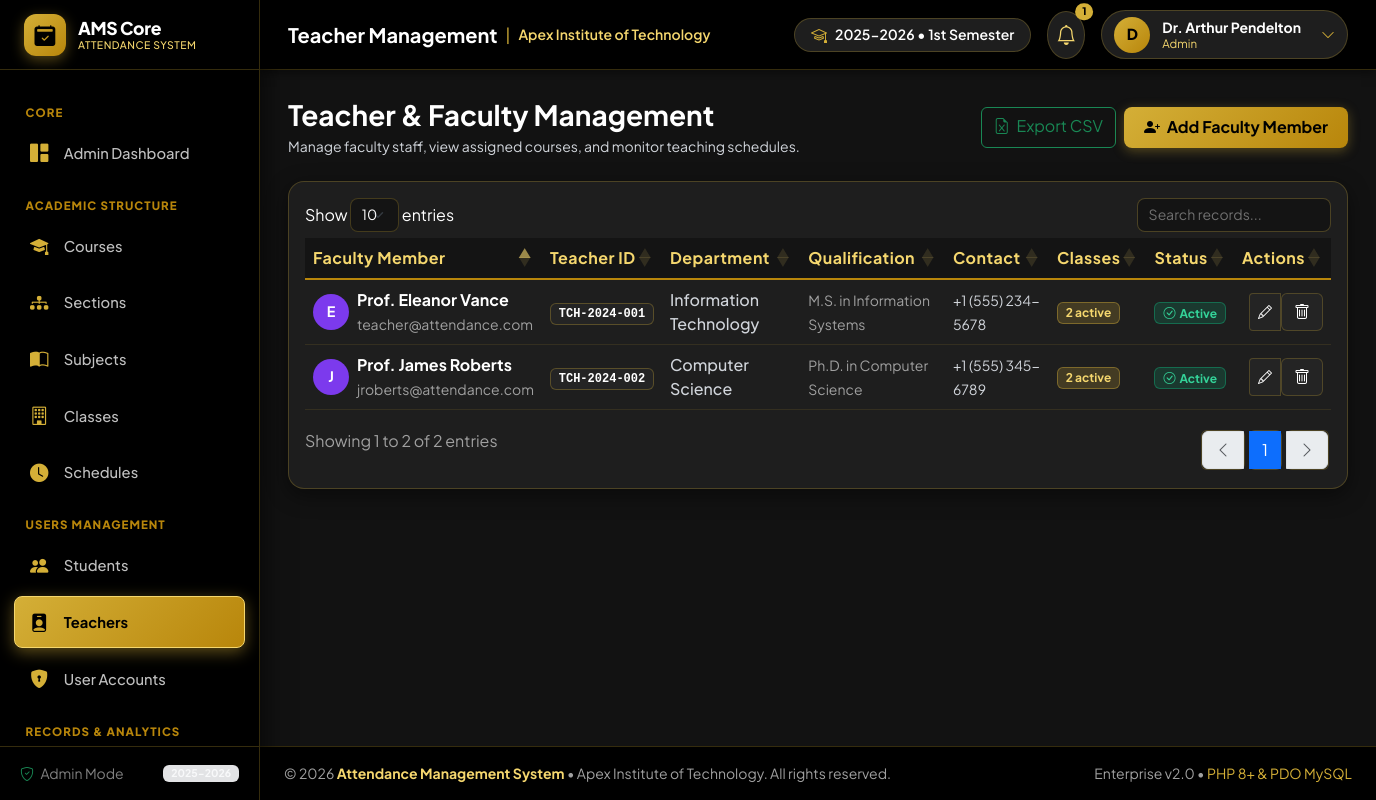
Page /teachers.php (signed in) on the committed database.
### tables this page shows
CREATE TABLE `teachers` (
  `id` INT AUTO_INCREMENT PRIMARY KEY,
  `user_id` INT UNIQUE NULL,
  `teacher_id` VARCHAR(30) NOT NULL UNIQUE,
  `first_name` VARCHAR(50) NOT NULL,
  `last_name` VARCHAR(50) NOT NULL,
  `email` VARCHAR(100) NOT NULL UNIQUE,
  `contact_number` VARCHAR(20) NULL,
  `department` VARCHAR(100) DEFAULT 'Information Technology',
  `qualification` VARCHAR(100) DEFAULT 'Master of Science in Information Technology',
  `status` ENUM('active', 'inactive') DEFAULT 'active',
  `date_hired` DATE NULL,
  `created_at` TIMESTAMP DEFAULT CURRENT_TIMESTAMP,
  FOREIGN KEY (`user_id`) REFERENCES `users` (`id`) ON DELETE SET NULL,
  INDEX `idx_teachers_department` (`department`)
);

### config.php (called while the page is built, shortened)
<?php
spl_autoload_register(function ($class) {
    $modelFile = ROOT_PATH . '/models/' . $class . '.php';
    $controllerFile = ROOT_PATH . '/controllers/' . $class . '.php';
});
require_once ROOT_PATH . '/config/database.php';

### database.php (called while the page is built, shortened)
<?php
class Database {
    private static $instance = null;
    private $pdo;
    private $host = '127.0.0.1';
    private $dbname = 'attendance_management';
    private $user = 'root';
    private $pass = '';
    private $charset = 'utf8mb4';
    private function __construct() {
        $dsn = "mysql:host={$this->host};dbname={$this->dbname};charset={$this->charset}";
        $options = [
            PDO::ATTR_ERRMODE            => PDO::ERRMODE_EXCEPTION,
            PDO::ATTR_DEFAULT_FETCH_MODE => PDO::FETCH_ASSOC,
            PDO::ATTR_EMULATE_PREPARES   => false,
            PDO::MYSQL_ATTR_INIT_COMMAND => "SET NAMES utf8mb4 COLLATE utf8mb4_unicode_ci"
        ];
        try {
            $this->pdo = new PDO($dsn, $this->user, $this->pass, $options);
        } catch (PDOException $e) {
            die("Database connection failed: " . htmlspecialchars($e->getMessage()));
        }
    }
    public static function getInstance() {
        if (self::$instance === null) {
            self::$instance = new self();
        }
        return self::$instance;
    }
    public function getConnection() {
        return $this->pdo;
    }
}

### Teacher.php (called while the page is built, shortened)
<?php
require_once __DIR__ . '/../config/database.php';
class Teacher {
    private $db;
    public function __construct() {
        $this->db = Database::getInstance()->getConnection();
    }
    public function getAll($filters = []) {
        $sql = "
            SELECT t.*, u.username, u.avatar,
                   COUNT(DISTINCT c.id) as total_classes,
                   COUNT(DISTINCT ce.student_id) as total_students
            FROM teachers t
            LEFT JOIN users u ON t.user_id = u.id
            LEFT JOIN classes c ON c.teacher_id = t.id AND c.status = 'active'
            LEFT JOIN class_enrollments ce ON ce.class_id = c.id
            WHERE 1=1
        ";
        $params = [];
        $sql .= " GROUP BY t.id ORDER BY t.last_name ASC, t.first_name ASC";
        $stmt = $this->db->prepare($sql);
        $stmt->execute($params);
        return $stmt->fetchAll();
    }
}

### teachers.php (the view, shortened to what this page needs)
<?php
require_once __DIR__ . '/../config/config.php';
require_once __DIR__ . '/../includes/functions.php';
require_once __DIR__ . '/../models/Teacher.php';
$teacherModel = new Teacher();
$filters = [
    'department' => $_GET['department'] ?? '',
    'status'     => $_GET['status'] ?? '',
    'search'     => $_GET['search'] ?? ''
];
$teachers = $teacherModel->getAll($filters);
require_once __DIR__ . '/../views/layouts/header.php';
require_once __DIR__ . '/../views/layouts/sidebar.php';
require_once __DIR__ . '/../views/layouts/navbar.php';
?>
<div class="d-flex flex-column flex-md-row justify-content-between align-items-md-center gap-3 mb-4">
    <div>
        <h3 class="fw-bold text-dark mb-1">Teacher & Faculty Management</h3>
        <p class="text-secondary small mb-0">Manage faculty staff, view assigned courses, and monitor teaching schedules.</p>
    </div>
    <div class="d-flex gap-2 flex-wrap">
        <a href="<?= BASE_URL ?>/admin/teachers.php?export=csv" class="btn btn-outline-success">
            <i class="bi bi-file-earmark-excel me-1"></i> Export CSV
        </a>
        <button type="button" class="btn btn-primary" data-bs-toggle="modal" data-bs-target="#addTeacherModal">
            <i class="bi bi-person-plus-fill me-1"></i> Add Faculty Member
        </button>
    </div>
</div>
<div class="card-modern">
    <div class="card-body p-0">
        <div class="table-responsive p-3">
            <table class="table table-hover align-middle datatable w-100">
                <thead class="table-light">
                    <tr>
                        <th>Faculty Member</th>
                        <th>Teacher ID</th>
                        <th>Department</th>
                        <th>Qualification</th>
                        <th>Contact</th>
                        <th>Classes</th>
                        <th>Status</th>
                        <th class="text-end">Actions</th>
                    </tr>
                </thead>
                <tbody>
                    <?php foreach ($teachers as $t): ?>
                        <tr>
                            <td>
                                <div class="d-flex align-items-center gap-2">
                                    <div class="rounded-circle bg-purple text-white fw-bold d-flex align-items-center justify-content-center" style="width: 36px; height: 36px; background: #7c3aed; font-size: 0.9rem;">
                                        <?= strtoupper(substr($t['first_name'], 0, 1)) ?>
                                    </div>
                                    <div>
                                        <div class="fw-bold text-dark">Prof. <?= e($t['first_name']) ?> <?= e($t['last_name']) ?></div>
                                        <small class="text-muted"><?= e($t['email']) ?></small>
                                    </div>
                                </div>
                            </td>
                            <td>
                                <span class="badge bg-light text-dark border font-monospace"><?= e($t['teacher_id']) ?></span>
                            </td>
                            <td><span class="fw-medium text-secondary"><?= e($t['department']) ?></span></td>
                            <td><small class="text-muted"><?= e($t['qualification']) ?></small></td>
                            <td><small class="text-secondary"><?= e($t['contact_number'] ?: 'N/A') ?></small></td>
                            <td>
                                <span class="badge bg-primary-subtle text-primary border border-primary-subtle">
                                    <?= (int)($t['total_classes'] ?? 0) ?> active
                                </span>
                            </td>
                            <td><?= get_status_badge($t['status']) ?></td>
                            <td class="text-end">
                                <div class="btn-group btn-group-sm">
                                    <button type="button" class="btn btn-light border edit-teacher-btn"
                                            data-teacher='<?= json_encode($t) ?>'
                                            title="Edit Teacher">
                                        <i class="bi bi-pencil"></i>
                                    </button>
                                    <form method="POST" action="<?= BASE_URL ?>/admin/teachers.php" class="d-inline">
                                        <button type="button" class="btn btn-light border text-danger btn-delete-confirm" title="Delete Teacher">
                                            <i class="bi bi-trash"></i>
                                        </button>
                                    </form>
                                </div>
                            </td>
                        </tr>
                    <?php endforeach; ?>
                </tbody>
            </table>
        </div>
    </div>
</div>
<?php
require_once __DIR__ . '/../views/layouts/footer.php';
?>

### functions.php (shortened to what this page needs)
<?php
require_once __DIR__ . '/../config/config.php';
function e($string) {
    return htmlspecialchars((string)$string, ENT_QUOTES, 'UTF-8');
}
function get_status_badge($status) {
    $status = strtoupper($status);
    switch ($status) {
        case 'ACTIVE':
            return '<span class="badge bg-success-subtle text-success border border-success-subtle px-2 py-1"><i class="bi bi-check-circle me-1"></i>Active</span>';
    }
}

### style.css (style rules this page uses)
:root { --gold: #D4AF37; --gold-dark: #B8860B; --gold-light: #F5D76E; --black: #000000; --bg-dark: #121212; --bg-card: #1E1E1E; --bg-card-header: #171717; --bg-input: #141414; --text-white: #FFFFFF; --text-gold-light: #F5D76E; --text-muted: #A0A0A0; --text-secondary: #D1D5DB; --gold-subtle: rgba(212, 175, 55, 0.12); --gold-border: rgba(212, 175, 55, 0.25); --gold-border-strong: rgba(212, 175, 55, 0.55); --gold-gradient: linear-gradient(135deg, #D4AF37 0%, #B8860B 100%); --gold-gradient-hover: linear-gradient(135deg, #F5D76E 0%, #D4AF37 100%); --gold-dashboard-bg: linear-gradient(135deg, #E2BF53 0%, #D4AF37 40%, #B8860B 100%); --primary: var(--gold); --primary-hover: var(--gold-dark); --primary-light: var(--gold-subtle); --primary-gradient: var(--gold-gradient); --navy-dark: var(--black); --navy-surface: var(--bg-card); --navy-border: var(--gold-border); --navy-muted: var(--text-muted); --bg-light: var(--bg-dark); --surface-light: var(--bg-card); --border-color: var(--gold-border); --text-primary: var(--text-white); --sidebar-width: 260px; --topbar-height: 70px; --radius-sm: 8px; --radius-md: 12px; --radius-lg: 16px; --radius-xl: 20px; --shadow-subtle: 0 2px 10px rgba(0, 0, 0, 0.5); --shadow-card: 0 6px 22px rgba(0, 0, 0, 0.45); --shadow-elevated: 0 12px 32px rgba(0, 0, 0, 0.65); }
*, *::before, *::after { box-sizing: border-box; }
body { font-family: 'Plus Jakarta Sans', -apple-system, BlinkMacSystemFont, "Segoe UI", Roboto, sans-serif; background-color: var(--bg-dark); color: var(--text-white); min-height: 100vh; overflow-x: hidden; }
a { color: var(--gold-light); text-decoration: none; transition: color 0.2s ease; }
.text-dark { color: var(--text-white) !important; }
.text-secondary { color: var(--text-secondary) !important; }
.text-muted { color: var(--text-muted) !important; }
.text-primary { color: var(--gold) !important; }
.card-modern { background: var(--bg-card); border: 1px solid var(--gold-border); border-radius: var(--radius-lg); box-shadow: var(--shadow-card); margin-bottom: 1.75rem; overflow: hidden; color: var(--text-white); }
.card-modern .card-body { padding: 1.5rem; color: var(--text-white); }
.table { --bs-table-bg: var(--bg-card); --bs-table-color: var(--text-white); --bs-table-border-color: rgba(212, 175, 55, 0.15); color: var(--text-white); margin-bottom: 0; }
.table > thead { background-color: var(--bg-dark); }
.table > thead th, .table-light, .table-light th { background-color: #141414 !important; color: var(--text-gold-light) !important; border-bottom: 2px solid var(--gold-dark) !important; font-weight: 700; letter-spacing: 0.03em; }
.table tbody tr { background-color: var(--bg-card); border-bottom: 1px solid rgba(212, 175, 55, 0.12); }
.table tbody td { background-color: var(--bg-card); color: var(--text-white); vertical-align: middle; }
.btn-primary { background: var(--gold-gradient) !important; color: var(--black) !important; font-weight: 700 !important; border: none !important; border-radius: var(--radius-sm); padding: 0.55rem 1.25rem; box-shadow: 0 3px 12px rgba(212, 175, 55, 0.35); transition: all 0.2s ease; }
.btn-light { background: #242424 !important; color: var(--text-white) !important; border: 1px solid var(--gold-border) !important; }
.badge.bg-light { background-color: #242424 !important; color: var(--text-white) !important; border: 1px solid rgba(212, 175, 55, 0.3) !important; }
.badge.bg-primary, .badge.bg-primary-subtle { background-color: rgba(212, 175, 55, 0.2) !important; color: var(--text-gold-light) !important; border: 1px solid rgba(212, 175, 55, 0.4) !important; }
.badge-status-present, .badge.bg-success-subtle { background-color: rgba(16, 185, 129, 0.18) !important; color: #34d399 !important; border: 1px solid rgba(16, 185, 129, 0.4) !important; }

### rows in the picture
teachers: first_name "J", first_name "James", last_name "Roberts", email "jroberts@attendance.com", teacher "TCH-2024-002", department "Computer Science", qualification "Ph.D. in Computer Science", contact_number "+1 (555) 345-6789", total_classes "2", status "active" (drawn)
teachers: first_name "E", first_name "Eleanor", last_name "Vance", email "teacher@attendance.com", teacher "TCH-2024-001", department "Information Technology", qualification "M.S. in Information Systems", contact_number "+1 (555) 234-5678", total_classes "2", status "active" (drawn)

### other values in the picture
$role "Admin"
ACADEMIC_YEAR "2025-2026"
$pageTitle "Teacher Management"
INSTITUTION_NAME "Apex Institute of Technology"
CURRENT_SEMESTER "1st Semester"
count($notifications) "1"
substr($user['full_name'] ?? 'U', 0, 1) "D"
$user['full_name'] "Dr. Arthur Pendelton"
$user['role'] "Admin"
APP_NAME "Attendance Management System"
